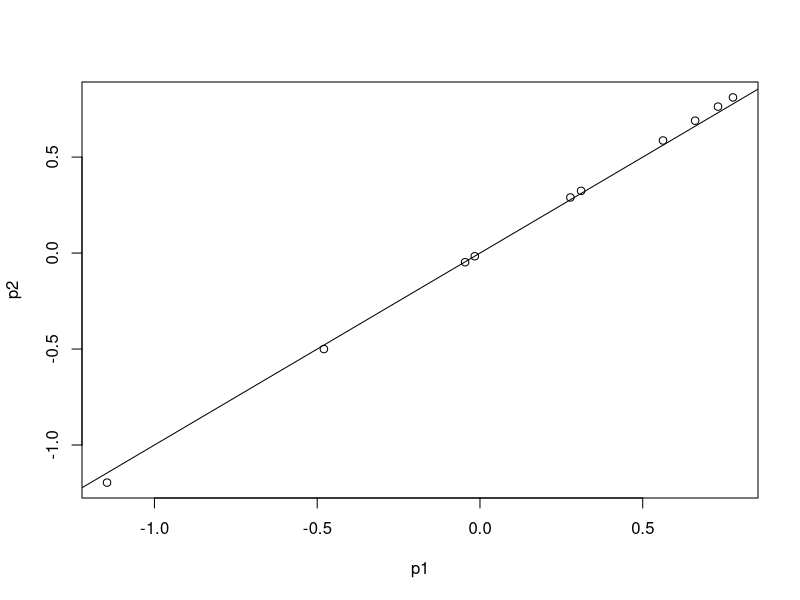

Reproduce this figure in R.
## ---- chunk 1
x = rbinom(1e3, 2, .5)
x = matrix(x, nrow = 10) # 10 X 100 matrix
xs = apply(x, 2, scale)

v = t(xs) %*% xs / (10 - 1)
cor(xs[, 1:2])
## ---- chunk 2
y = matrix(rnorm(1e3, 0, 1), nrow = 1e3)
x = matrix(rbinom(1e4, 2, .5), nrow = 1e3)
xs = apply(x, 2, scale)

p1 = t(xs) %*% y / sqrt(1e3)

p2 = apply(xs, 2, function(x1) {
  f1 = summary(lm(y ~ x1))
  f1$coefficients["x1", "Estimate"] / f1$coefficients["x1", "Std. Error"]
})

solve(t(xs) %*% xs) %*% t(xs) %*% y

plot(p1, p2); abline(0, 1)
## ---- chunk 3

## ---- chunk 4

## ---- chunk 5

## ---- chunk 6

## ---- chunk 7

